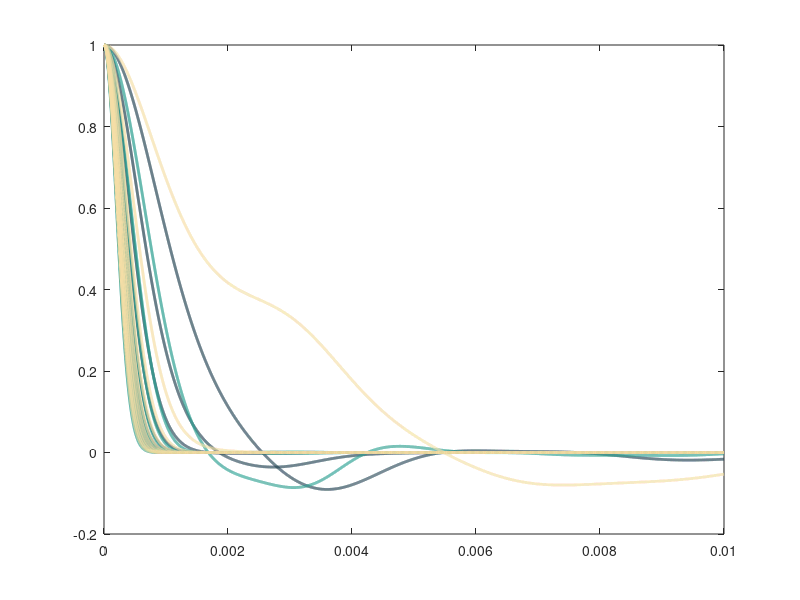
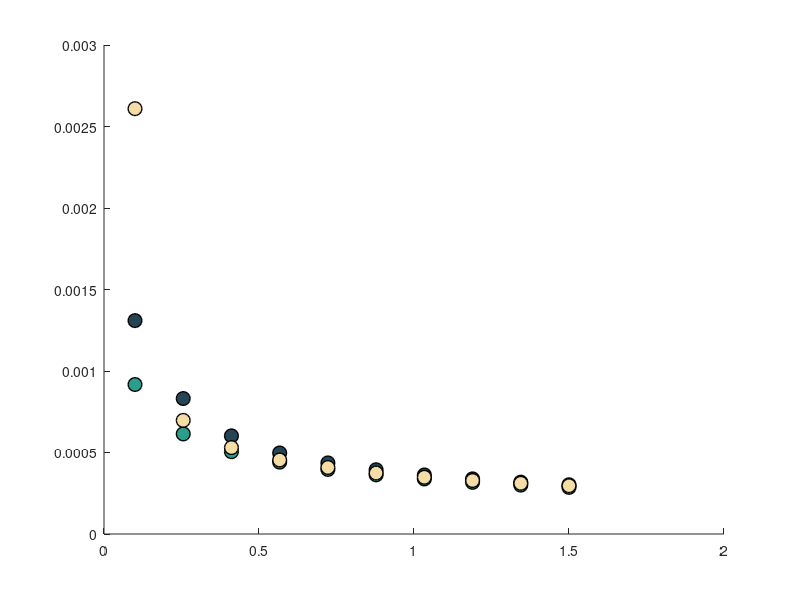

The MATLAB source for these figures, in order:

  1
  2
  3
  4
  5
  6
  7
  8
  9
 10
 11
 12
 13
 14
 15
 16
 17
 18
 19
 20
 21
 22
 23
 24
 25
 26
 27
 28
 29
 30
 31
 32
 33
 34
 35
 36
 37
 38
 39
 40
 41
 42
 43
 44
 45
 46
 47
 48
 49
 50
 51
 52
 53
 54
 55
 56
 57
 58
 59
 60
 61
 62
 63
 64
 65
 66
 67
 68
 69
 70
 71
 72
 73
 74
 75
 76
 77
 78
 79
 80
 81
 82
 83
 84
 85
 86
 87
 88
 89
 90
 91
 92
 93
 94
 95
 96
 97
 98
 99
100
101
102
103
104
105
106
107
108
% Temperature-dependence of the Ramsey decay for a set of qubits embeded in
% inhomogeneous baths of tunneling Two-Level Systems (TLSs). Following the
% common convention we set hbar = 1. 

tic        % Cornometer start
clc       % Clear workspace editor
clear    % Erase workspace memory
 
% %%%     Model Constants     %%%
nrTLSs = 1e3;       % Number of Two-Level Systems (TLSs)
nrQubits = 3;      % Number of Qubits
rMin = 1e-3;            % Minimum TLS jumping rate. Units s^{-1}.
rMax = 1e6;        % Maximum TLS jumping rate. Units s^{-1}
engMin = .01;   % Minimum TLS energy. This is the energy difference between the minima of the 
                             % double-well potential. This energy can be used
                             % as a measure of TLS asymettry. Units degree Kelvin.
engMax = 100;      % Maximum TLS energy. Units degree Kelvin.
finTime = 1e-2;   % Final time for simulated Ramsey decay. Units seconds.
resTime = 1e4;    % Resolution of time.
resTemp = 10;     % Resolution of temperature.
minTemp = .1;     % Minimum temperature. Units ueV.
maxTemp = 1.5;     % Maximum temperature. Units ueV.

% %%%     Variab1.5e ranges     %%%
rateBare = rMin*exp(log(rMax/rMin)*rand(nrQubits, nrTLSs));     % TLS rate converges to a constant 
                                                                                             % asymptotically as temperature goes to infinity. 
                                                                                             % This rate is assumed to be constant.
                                                                                             % This rate is assumed to be log-uniformly distributed.
                                                                                             % [rows = qubits, columns = TLS rates]
% asymEngMat = engMin + (engMax - engMin)*rand(nrQubits, nrTLSs);   % TLS energies. [rows = qubits, columns = TLS energies]. 
%engDummy = 2.2*randn(nrQubits, nrTLSs);
% asymEngMat = exp(engDummy);
asymEngMat = engMin + (engMax - engMin)*rand(nrQubits, nrTLSs);
vCoupMat = 1e3 + .001*randn(nrQubits, nrTLSs);
tempList = linspace(minTemp, maxTemp, resTemp);                                   % List of temperatures
time = linspace(0, finTime, resTime);                                 % Time vector. 
T2starMat = zeros(nrQubits, resTemp);                  % T2stars  [rows = qubits, columns = temperatures]

ColorMat = [.15, .27, .33; 
     .16, .62, .56;
     .96, .87, .65;
     .94, .68, .39;
     1, .5, .25;
     .83, .24, .1];
 
 figure
 box on

for qubitCount = 1:nrQubits
    
    for tempCount = 1:resTemp
        decTot = ones(1, length(time));
        tempBoltz = tempList(tempCount)
        rateExciteMat = 2*rateBare.*exp(-asymEngMat/(2*tempBoltz))./sinh(asymEngMat/(2*tempBoltz));
        rateRelaxMat = 2*rateBare.*exp(asymEngMat/(2*tempBoltz))./sinh(asymEngMat/(2*tempBoltz));
        
            for TLSCount = 1:nrTLSs

                rateExcite = rateExciteMat(qubitCount, TLSCount);
                rateRelax = rateRelaxMat(qubitCount, TLSCount);
                vCoup = vCoupMat(qubitCount, TLSCount);
                rateDiff = rateRelax - rateExcite;
                rateSum = rateExcite + rateRelax;
                Gamma = -1i*vCoup*rateDiff/rateSum + rateSum;
                Alpha = sqrt(-vCoup^2 - 2i*vCoup*rateDiff + rateSum^2);

                RamseySingle =.5*real((1+Gamma/Alpha)*exp((-Gamma + Alpha)*time) + (1-Gamma/Alpha)*exp((-Gamma - Alpha)*time)) ;
                
                decTot = decTot.*RamseySingle;
                
            end
            
            hold on
            
            plot(time, decTot, 'LineWidth', 2, 'Color', ColorMat(qubitCount,:))
            [~, IndexT2star] = min(abs(decTot - exp(-1)));         % T2star definition and extraction.
            T2starTemp = time(IndexT2star);
            T2starMat(qubitCount, tempCount) = T2starTemp;
            
    end
    
 end

% figure('Position',[0 0 500 400])
% box on
% ylim([4.5e-6, 9.5e-6])
% yticks([5e-6 6e-6 7e-6 8e-6 9e-6])
% yticklabels({'5','6','7','8','9'})
% 
% xlim([5, 105])
% xticks([20 40 60 80 100])
% xticklabels({'20','40','60','80','100'})
% 
% set(gca,'LineWidth',1,'TickLabelInterpreter','latex','FontSize',20)
% xlabel('$k_BT~(\mu eV)$','interpreter','latex','FontSize',20)
% ylabel('$T_2^*~(\mu s)$','interpreter','latex','FontSize',20)
figure

 for qubitCount = 1:nrQubits
     for tempCount = 1:resTemp
         hold on
         colorRGB = ColorMat(qubitCount, :);
         plot(tempList(tempCount), T2starMat(qubitCount, tempCount), ...
             'o', 'MarkerSize', 10, 'Color', 'k', 'LineWidth', 1, 'MarkerFaceColor', ColorMat(qubitCount,:))
     end
 end

toc    % Cornometer stop
